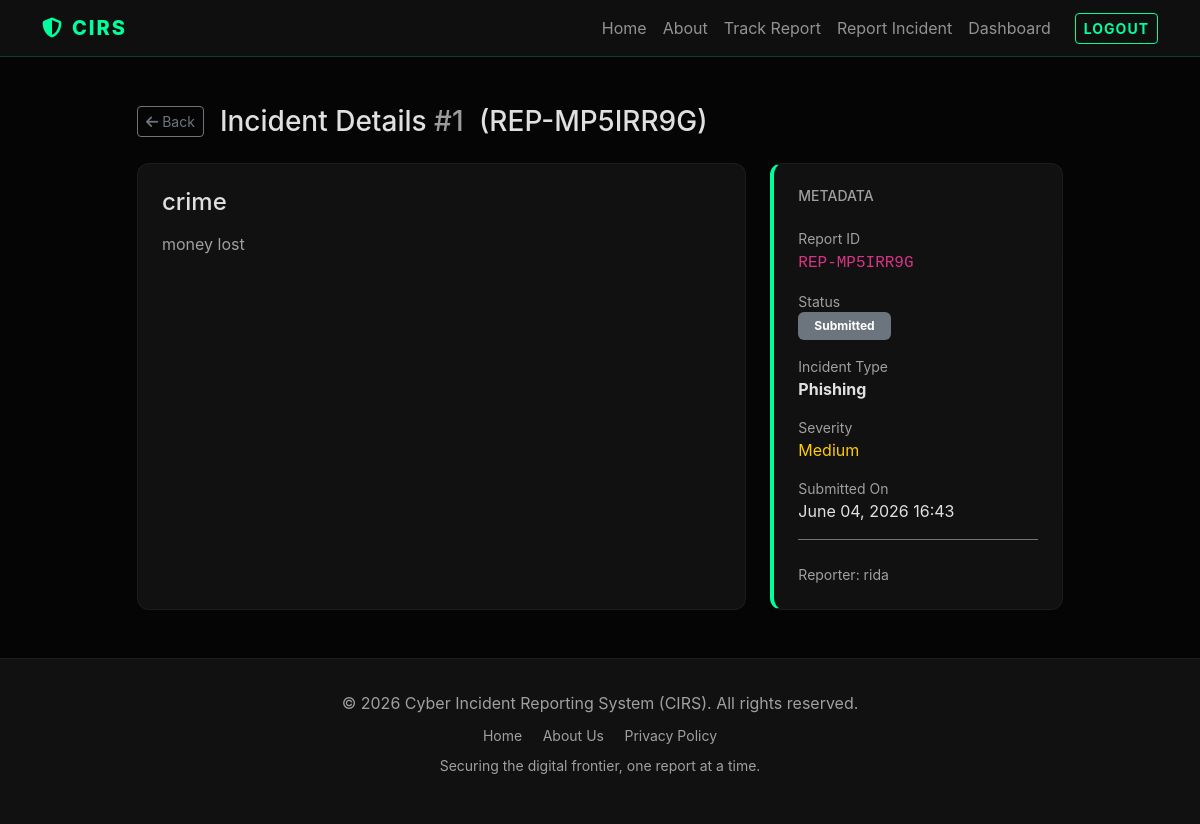
The page /incident/1/ (signed in) on the database its author committed.
### incidents/models.py (models this page shows, shortened)
class Incident(models.Model):
    INCIDENT_TYPES = [
        ('PHISHING', 'Phishing'),
        ('MALWARE', 'Malware'),
        ('DATA_BREACH', 'Data Breach'),
        ('ACCOUNT_COMPROMISE', 'Account Compromise'),
        ('OTHER', 'Other'),
    ]
    SEVERITY_LEVELS = [
        ('LOW', 'Low'),
        ('MEDIUM', 'Medium'),
        ('HIGH', 'High'),
        ('CRITICAL', 'Critical'),
    ]
    STATUS_CHOICES = [
        ('SUBMITTED', 'Submitted'),
        ('UNDER_REVIEW', 'Under Review'),
        ('INVESTIGATING', 'Investigating'),
        ('RESOLVED', 'Resolved'),
        ('CLOSED', 'Closed'),
    ]
    reporter = models.ForeignKey(User, on_delete=models.SET_NULL, related_name='incidents', null=True, blank=True)
    report_id = models.CharField(max_length=12, unique=True, null=True, blank=True, editable=False)
    title = models.CharField(max_length=200)
    incident_type = models.CharField(max_length=50, choices=INCIDENT_TYPES)
    description = models.TextField()
    severity = models.CharField(max_length=20, choices=SEVERITY_LEVELS, default='MEDIUM')
    status = models.CharField(max_length=20, choices=STATUS_CHOICES, default='SUBMITTED')
    evidence = models.FileField(upload_to='incident_evidence/', blank=True, null=True)
    created_at = models.DateTimeField(auto_now_add=True)
    updated_at = models.DateTimeField(auto_now=True)
    class Meta:
        ordering = ['-created_at']

### incidents/views.py (the view)
# urls.py: path('incident/<int:pk>/', views.IncidentDetailView.as_view(), name='incident_detail'),
class IncidentDetailView(LoginRequiredMixin, DetailView):
    model = Incident
    template_name = 'incidents/incident_detail.html'
    def get_queryset(self):
        return Incident.objects.filter(reporter=self.request.user)

### templates/incidents/incident_detail.html (shortened to what this page needs)
{% extends 'base.html' %}
{% block content %}
<div class="row justify-content-center">
    <div class="col-lg-10">
        <div class="mb-4 d-flex align-items-center">
            <a href="{% url 'dashboard' %}" class="btn btn-sm btn-outline-secondary me-3">
                <i class="fas fa-arrow-left"></i> Back
            </a>
            <h1 class="h3 mb-0">Incident Details <span class="text-muted">#{{ incident.id }}</span> {% if incident.report_id %}<span class="text-accent ms-2">({{ incident.report_id }})</span>{% endif %}</h1>
        </div>
        <div class="row g-4">
            <div class="col-md-8">
                <div class="card p-4 h-100">
                    <h2 class="h4 mb-3">{{ incident.title }}</h2>
                    <p class="text-muted">{{ incident.description }}</p>
                </div>
            </div>
            <div class="col-md-4">
                <div class="card p-4 h-100 cyber-border">
                    <h5 class="small text-uppercase text-muted mb-4">Metadata</h5>
                    {% if incident.report_id %}
                    <div class="mb-3">
                        <label class="d-block small text-muted">Report ID</label>
                        <code class="text-accent fs-6">{{ incident.report_id }}</code>
                    </div>
                    {% endif %}
                    <div class="mb-3">
                        <label class="d-block small text-muted">Status</label>
                        <span class="badge {% if incident.status == 'SUBMITTED' %}badge-submitted{% elif incident.status == 'UNDER_REVIEW' %}badge-under-review{% elif incident.status == 'INVESTIGATING' %}badge-investigating{% elif incident.status == 'RESOLVED' %}badge-resolved{% else %}badge-closed{% endif %} px-3 py-2">
                            {{ incident.get_status_display }}
                        </span>
                    </div>
                    <div class="mb-3">
                        <label class="d-block small text-muted">Incident Type</label>
                        <span class="text-accent fw-bold">{{ incident.get_incident_type_display }}</span>
                    </div>
                    <div class="mb-3">
                        <label class="d-block small text-muted">Severity</label>
                        <span class="text-{{ incident.severity|lower }}">{{ incident.get_severity_display }}</span>
                    </div>
                    <div class="mb-3">
                        <label class="d-block small text-muted">Submitted On</label>
                        <span>{{ incident.created_at|date:"F d, Y H:i" }}</span>
                    </div>
                    <div class="mt-auto pt-4 border-top border-secondary">
                        <p class="small text-muted mb-0">Reporter: {{ incident.reporter.username }}</p>
                    </div>
                </div>
            </div>
        </div>
    </div>
</div>
{% endblock %}

### templates/base.html (style rules this page uses)
:root { --bg-color: #050505; --card-bg: #111111; --accent-color: #00ff9d; --text-color: #e0e0e0; --danger-color: #ff3e3e; --warning-color: #ffcc00; }
body { background-color: var(--bg-color); color: var(--text-color); font-family: 'Inter', -apple-system, BlinkMacSystemFont, "Segoe UI", Roboto, sans-serif; min-height: 100vh; display: flex; flex-direction: column; }
.card { background-color: var(--card-bg); border: 1px solid rgba(255, 255, 255, 0.05); border-radius: 12px; color: var(--text-color); transition: transform 0.3s ease, border-color 0.3s ease; }
.cyber-border { border-left: 4px solid var(--accent-color); }
.badge-submitted { background-color: #6c757d; }
.text-muted { color: rgba(255, 255, 255, 0.6) !important; }

### templates/incidents/incident_detail.html (style rules this page uses)
.text-medium { color: #ffcc00; }

### rows shown on the page
Incident: id "1", report_id "REP-MP5IRR9G", title "crime", description "money lost", status "Submitted", incident_type "Phishing", severity "Medium", created_at "June 04, 2026 16:43", reporter.username "rida"
